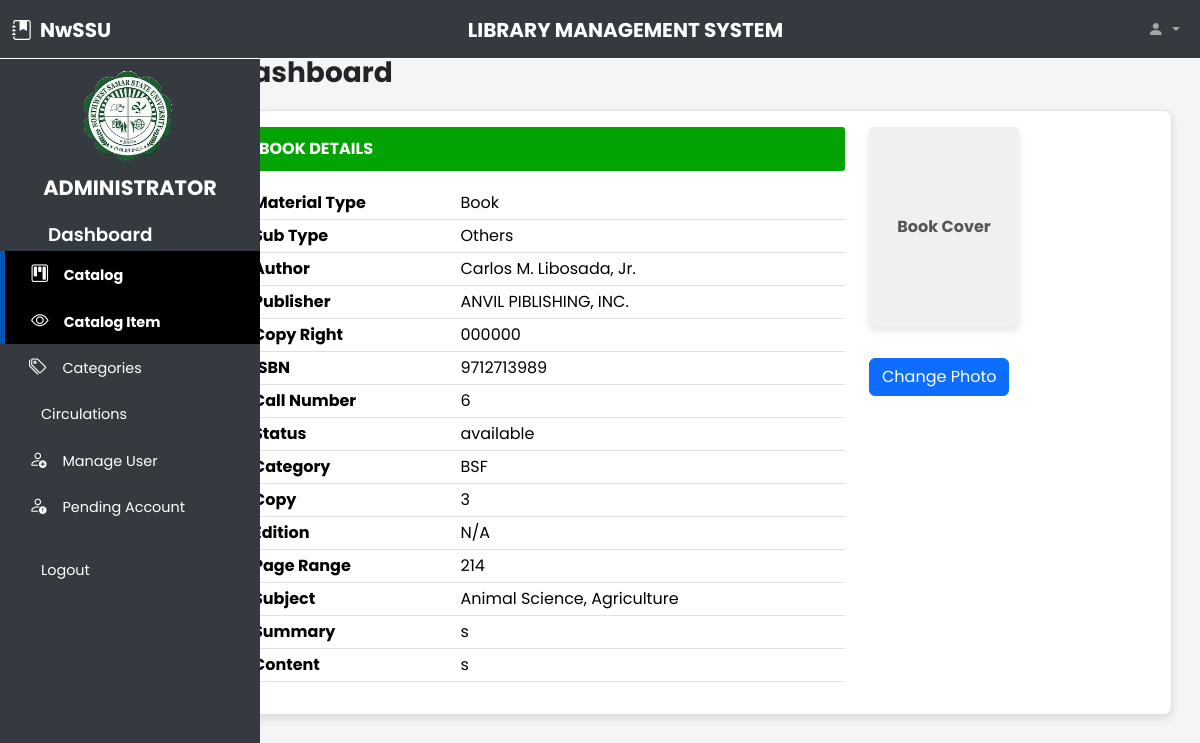
The page /admin_panel/books_detail.php?id=6 (signed in) on the database its author committed.
### tables this page shows
CREATE TABLE `books` (
  `id` int(100) NOT NULL,
  `material_type` varchar(250) NOT NULL,
  `sub_type` varchar(250) NOT NULL,
  `category` varchar(250) NOT NULL,
  `title` varchar(500) NOT NULL,
  `author` varchar(500) NOT NULL,
  `publisher` varchar(500) NOT NULL,
  `status` varchar(100) NOT NULL,
  `subject` varchar(250) NOT NULL,
  `content` varchar(5000) NOT NULL,
  `summary` varchar(5000) NOT NULL,
  `issn` varchar(250) NOT NULL,
  `call_no` varchar(250) NOT NULL,
  `ISBN` varchar(250) NOT NULL,
  `copyright` varchar(250) NOT NULL,
  `page_number` int(250) NOT NULL,
  `edition` varchar(250) NOT NULL,
  `copies` int(250) NOT NULL,
  `date_acquired` varchar(250) NOT NULL,
  `books_image` varchar(400) DEFAULT NULL,
  `catalog_date` varchar(50) NOT NULL
);

### admin_panel/bks_dtls_func.php (called while the page is built, shortened)
<?php
include '../component-library/connect.php';
try {
    $conn = new PDO("mysql:host=$db_host;dbname=$db_name", $user_name, $user_password);
    $conn->setAttribute(PDO::ATTR_ERRMODE, PDO::ERRMODE_EXCEPTION);
} catch (PDOException $e) {
    $_SESSION['message'] = 'Database connection failed: ' . $e->getMessage();
    $_SESSION['message_type'] = 'error';
    exit();
}
$id = $_GET['id'] ?? null;
if ($id) {
    try {
        $details = $conn->prepare("SELECT * FROM books WHERE id = ?");
        $details->execute([$id]);
        $book = $details->fetch(PDO::FETCH_ASSOC);
    } catch (PDOException $e) {
        $_SESSION['message'] = 'Failed to fetch book details: ' . $e->getMessage();
        $_SESSION['message_type'] = 'error';
    }
}
?>

### admin_panel/books_detail.php (the view, shortened to what this page needs)
<?php
include '../admin_panel/bks_dtls_func.php';
include '../admin_panel/side_nav.php';
?>
<!DOCTYPE html>
<html lang="en">
<head>
    <link href="https://cdn.jsdelivr.net/npm/bootstrap@5.3.3/dist/css/bootstrap.min.css" rel="stylesheet">
    <link rel="stylesheet" href="https://cdn.jsdelivr.net/npm/bootstrap-icons@1.11.3/font/bootstrap-icons.min.css">
    <link rel="stylesheet" href="../style/styleshitt.css">
    <link rel="stylesheet" href="../style/details.css">
</head>
<body>
    <div class="main p-3">
        <div class="container-fluid">
            <div class="row">
                <div class="col-md-10 fw-bold fs-3">
                    <p><span>Dashboard</span></p>
                </div>
            </div>
        </div>
        <div class="container-fluid">
            <div class="row justify-content-center">
                <div class="col-md-15">
                    <div class="border-box p-3" style="border: 1px solid #dee2e6; border-radius: 8px; box-shadow: 0 4px 10px rgba(0, 0, 0, 0.1); background-color: #fff;">
                        <div class="row">
                            <div class="col-md-8 media-details">
                                <div class="blue-header">BOOK DETAILS</div>
                                <table class="table book-details-table table-sm mt-3">
                                    <tr>
                                        <th>Material Type</th>
                                        <td><?php echo htmlspecialchars($book['material_type']); ?></td>
                                    </tr>
                                    <tr>
                                        <th>Sub Type</th>
                                        <td><?php echo htmlspecialchars($book['sub_type']); ?></td>
                                    </tr>
                                    <tr>
                                        <th>Author</th>
                                        <td><?php echo htmlspecialchars($book['author']); ?></td>
                                    </tr>
                                    <tr>
                                        <th>Publisher</th>
                                        <td><?php echo htmlspecialchars($book['publisher']); ?></td>
                                    </tr>
                                    <tr>
                                        <th>Copy Right</th>
                                        <td><?php echo htmlspecialchars($book['copyright']); ?></td>
                                    </tr>
                                    <tr>
                                        <th>ISBN</th>
                                        <td><?php echo htmlspecialchars($book['ISBN']); ?></td>
                                    </tr>
                                    <tr>
                                        <th>Call Number</th>
                                        <td><?php echo htmlspecialchars($book['id']); ?></td>
                                    </tr>
                                    <tr>
                                        <th>Status</th>
                                        <td><?php echo htmlspecialchars($book['status']); ?></td>
                                    </tr>
                                    <tr>
                                        <th>Category</th>
                                        <td><?php echo htmlspecialchars($book['category']); ?></td>
                                    </tr>
                                    <tr>
                                        <th>Copy</th>
                                        <td><?php echo htmlspecialchars($book['copies']); ?></td>
                                    </tr>
                                    <tr>
                                        <th>Edition</th>
                                        <td><?php echo htmlspecialchars($book['edition']); ?></td>
                                    </tr>
                                    <tr>
                                        <th>Page Range</th>
                                        <td><?php echo htmlspecialchars($book['page_number']); ?></td>
                                    </tr>
                                    <tr>
                                        <th>Subject</th>
                                        <td><?php echo htmlspecialchars($book['subject']); ?></td>
                                    </tr>
                                    <tr>
                                        <th>Summary</th>
                                        <td><?php echo htmlspecialchars($book['summary']); ?></td>
                                    </tr>
                                    <tr>
                                        <th>Content</th>
                                        <td><?php echo htmlspecialchars($book['content']); ?></td>
                                    </tr>
                                </table>
                            </div>
                            <div class="col-md-4">
                                <div class="cover-photo">
                                    <?php if (!empty($book['books_image'])): ?>
                                        <img id="book-cover" src="../uploaded_file/<?php echo htmlspecialchars($book['books_image']); ?>" alt="Book Cover" style="width: 150px; height: 200px; object-fit: cover; border-radius: 1rem; box-shadow: 8px 8px 10px rgba(0, 0, 0, 0.1); cursor: pointer;" onclick="document.getElementById('file-input').click();">
                                    <?php else: ?>
                                        <div id="missing-cover" style="width: 150px; height: 200px; background-color: rgba(232, 232, 232, 0.65); display: flex; align-items: center; justify-content: center; color: #555; margin-bottom: 15px; box-shadow: 0 4px 8px rgba(0, 0, 0, 0.1); border-radius: 5px; cursor: pointer;" onclick="document.getElementById('file-input').click();">
                                            <b>Book Cover</b>
                                        </div>
                                    <?php endif; ?>
                                </div>
                                <button class="btn btn-primary change-photo-btn mt-3" onclick="uploadImage()">Change Photo</button>
                            </div>
                        </div>
                    </div>
                </div>
            </div>
        </div>
</body>
</html>

### style/styleshitt.css (style rules this page uses)
body { font-family: 'Poppins', sans-serif; }
.main { margin-top: 3%; margin-left: 17%; min-height: calc(100vh); width: calc(83%); overflow-y: auto; transition: all 0.35s ease-in-out; background-color: whitesmoke; }

### style/details.css (style rules this page uses)
.blue-header { background-color: rgb(3, 163, 3); color: white; padding: 10px; font-weight: bold; border-radius: 3px; text-align: left; }

### rows shown on the page
books: material_type "Book", sub_type "Others", author "Carlos M. Libosada, Jr.", publisher "ANVIL PIBLISHING, INC.", copyright "000000", ISBN "9712713989", id "6", status "available", category "BSF", copies "3", edition "N/A", page_number "214", subject "Animal Science, Agriculture", summary "s", content "s"
